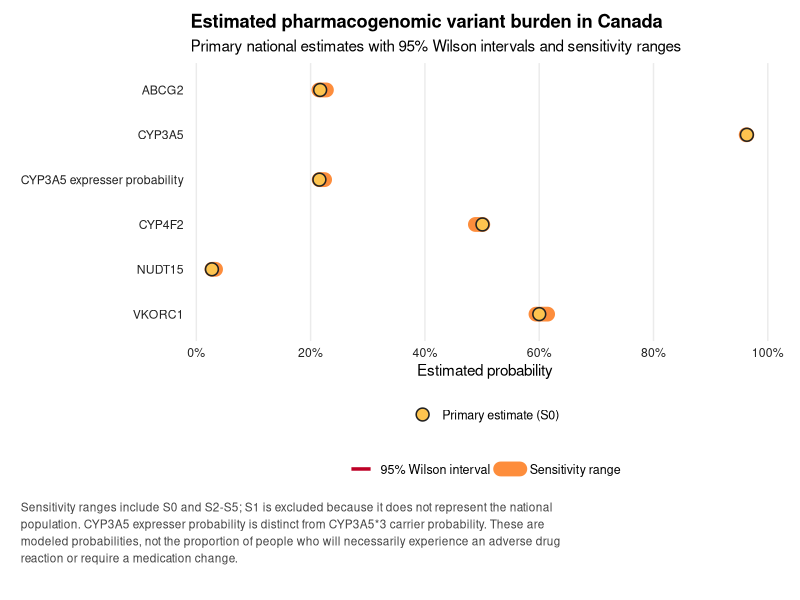
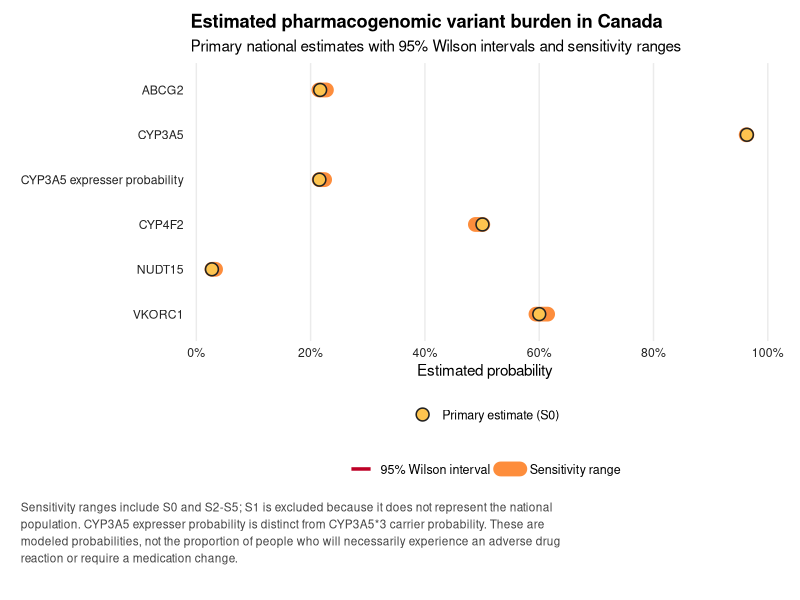

Recreate these plots in R, in order.
library(tidyverse)

dir.create("figures", showWarnings = FALSE)

# Shared palette used across all project figures
pgx_colours <- c(
  "#FFF7BC",  # pale yellow
  "#FEC44F",  # yellow
  "#FD8D3C",  # orange
  "#F03B20",  # red-orange
  "#BD0026"   # dark red
)

quantity_order <- c(
  "ABCG2",
  "CYP3A5",
  "CYP3A5_expressers",
  "CYP4F2",
  "NUDT15",
  "VKORC1"
)

display_labels <- c(
  ABCG2 = "ABCG2",
  CYP3A5 = "CYP3A5",
  CYP3A5_expressers = "CYP3A5 expresser probability",
  CYP4F2 = "CYP4F2",
  NUDT15 = "NUDT15",
  VKORC1 = "VKORC1"
)

# Read source data
scenarios <- read_csv(
  "data/all_scenario_estimates.csv",
  show_col_types = FALSE
)

sensitivity <- read_csv(
  "data/sensitivity_summary.csv",
  show_col_types = FALSE
)

# Primary national estimates and 95% Wilson intervals from S0
primary <- scenarios %>%
  filter(
    scenario == "S0",
    quantity %in% quantity_order
  ) %>%
  select(
    quantity,
    estimate = national,
    low,
    high
  )

# Sensitivity range excludes S1 because it is not nationally representative
sens <- sensitivity %>%
  filter(quantity %in% quantity_order) %>%
  select(
    quantity,
    sensitivity_low = min_excluding_S1,
    sensitivity_high = max_excluding_S1
  )

plot_data <- primary %>%
  inner_join(sens, by = "quantity") %>%
  mutate(
    quantity = factor(quantity, levels = rev(quantity_order)),
    label = recode(as.character(quantity), !!!display_labels),
    estimate_pct = estimate * 100,
    low_pct = low * 100,
    high_pct = high * 100,
    sensitivity_low_pct = sensitivity_low * 100,
    sensitivity_high_pct = sensitivity_high * 100
  )

if (nrow(plot_data) != length(quantity_order)) {
  stop(
    "Expected six matched estimates; found ",
    nrow(plot_data),
    ". Check the input CSV files."
  )
}

# Build plot
p <- ggplot(plot_data, aes(y = quantity)) +

  # Sensitivity range: orange
  geom_segment(
    aes(
      x = sensitivity_low_pct,
      xend = sensitivity_high_pct,
      yend = quantity,
      colour = "Sensitivity range"
    ),
    linewidth = 5,
    lineend = "round"
  ) +

  # 95% Wilson interval: red
  geom_segment(
    aes(
      x = low_pct,
      xend = high_pct,
      yend = quantity,
      colour = "95% Wilson interval"
    ),
    linewidth = 1.2
  ) +

  # Primary S0 estimate: yellow point
  geom_point(
    aes(
      x = estimate_pct,
      fill = "Primary estimate (S0)"
    ),
    shape = 21,
    size = 3.8,
    stroke = 0.8,
    colour = "#222222"
  ) +

  scale_colour_manual(
    name = NULL,
    values = c(
      "Sensitivity range" = pgx_colours[3],
      "95% Wilson interval" = pgx_colours[5]
    ),
    breaks = c(
      "Primary estimate (S0)",
      "95% Wilson interval",
      "Sensitivity range"
    )
  ) +

  scale_fill_manual(
    name = NULL,
    values = c("Primary estimate (S0)" = pgx_colours[2])
  ) +

  scale_y_discrete(
    labels = display_labels[levels(plot_data$quantity)]
  ) +

  scale_x_continuous(
    limits = c(0, 100),
    breaks = seq(0, 100, by = 20),
    labels = function(x) paste0(x, "%"),
    expand = expansion(mult = c(0.01, 0.02))
  ) +

  labs(
    title = "Estimated pharmacogenomic variant burden in Canada",
    subtitle = paste(
      "Primary national estimates with 95% Wilson intervals",
      "and sensitivity ranges"
    ),
    x = "Estimated probability",
    y = NULL,
    caption = paste(
      strwrap(
        paste(
          "Sensitivity ranges include S0 and S2-S5; S1 is excluded because it does not represent the national population.",
          "CYP3A5 expresser probability is distinct from CYP3A5*3 carrier probability.",
          "These are modeled probabilities, not the proportion of people who will necessarily experience an adverse drug reaction or require a medication change."
        ),
        width = 100
      ),
      collapse = "\n"
    )
  ) +

  guides(
    fill = guide_legend(
      order = 1,
      override.aes = list(shape = 21, colour = "#222222", size = 3.8)
    ),
    colour = guide_legend(
      order = 2,
      override.aes = list(
        linewidth = c(1.2, 5)
      )
    )
  ) +

  theme_minimal(base_size = 11) +
  theme(
    panel.grid.minor = element_blank(),
    panel.grid.major.y = element_blank(),
    axis.text = element_text(colour = "#222222"),
    plot.title = element_text(face = "bold"),
    legend.position = "bottom",
    legend.box = "vertical",
    legend.text = element_text(size = 9),
    plot.caption = element_text(
      hjust = 0,
      size = 8.5,
      colour = "#444444",
      lineheight = 1.2,
      margin = margin(t = 10)
    ),
    plot.caption.position = "plot",
    plot.margin = margin(10, 15, 25, 15)
  )

ggsave(
  "figures/fig2_national_estimates.png",
  plot = p,
  width = 10,
  height = 8.5,
  dpi = 300,
  bg = "white"
)

ggsave(
  "figures/fig2_national_estimates.pdf",
  plot = p,
  width = 10,
  height = 8.5,
  bg = "white"
)

cat("Saved Figure 2 PNG and PDF in figures/\n")

print(
  plot_data %>%
    transmute(
      quantity = label,
      estimate_pct = round(estimate_pct, 2),
      CI_low_pct = round(low_pct, 2),
      CI_high_pct = round(high_pct, 2),
      sensitivity_low_pct = round(sensitivity_low_pct, 2),
      sensitivity_high_pct = round(sensitivity_high_pct, 2)
    )
)
